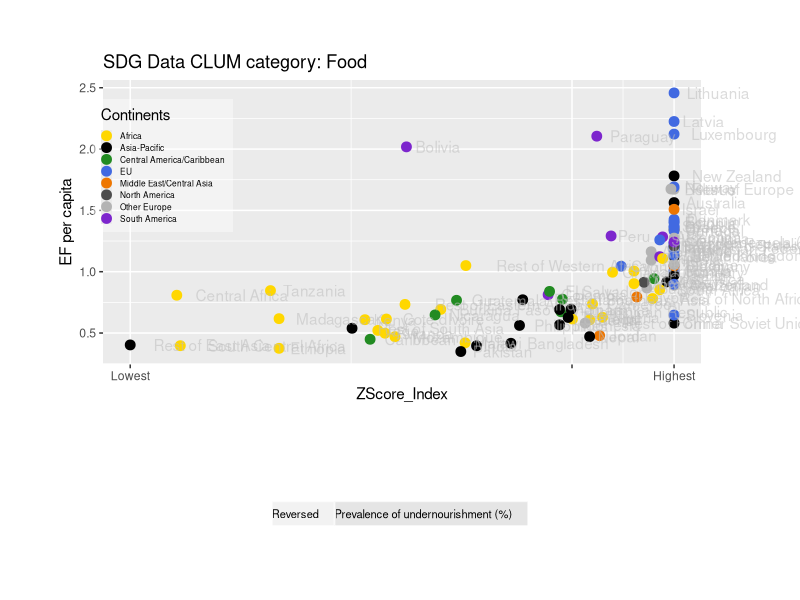
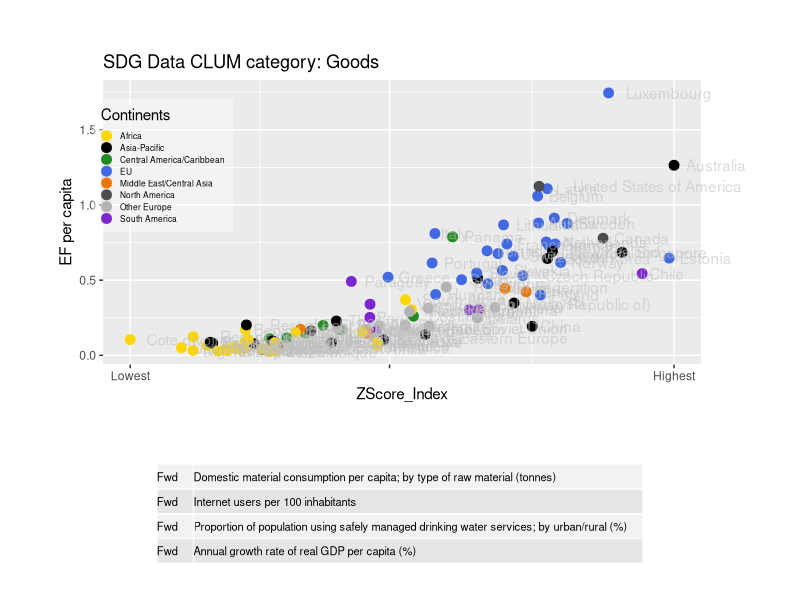
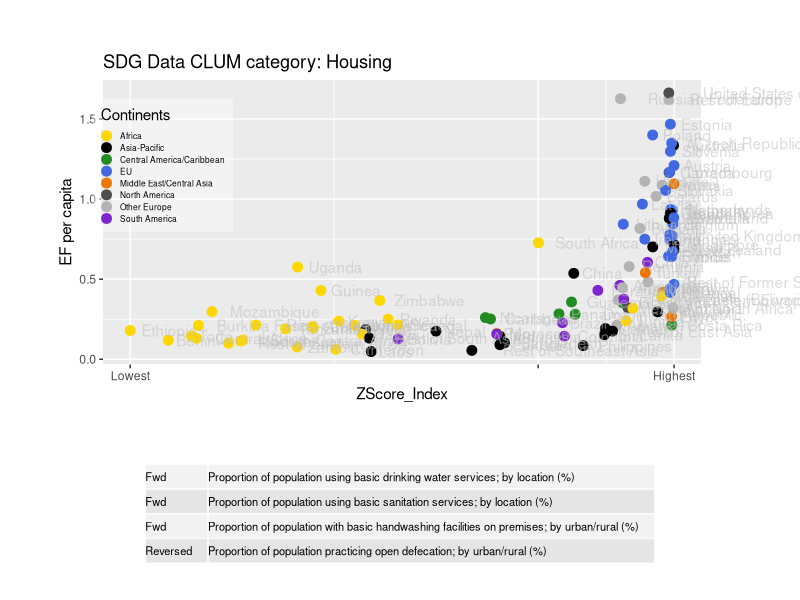

Source code (R) for these figures, in order: (Note: this script raises an error after producing the figures.)
## ---- chunk 1
knitr::opts_chunk$set(echo=FALSE, warning=FALSE, message=FALSE,fig.width=12, fig.height=8)

"Note that the `echo = FALSE` parameter was added to the code chunk to prevent printing of the R code that generated the plot."
library(ggplot2)
library(grid)
library(gridExtra)
library(knitr)
library(kableExtra)
## ---- chunk 2
knitr::include_graphics
## ---- chunk 3
#Set the minimum QScore to be included in the data
QScoreMin <- 4
#Pull the data from csv files
EFWBData <- read.csv("NFA_WB_2017_CLUM.csv")
EFSDGData <- read.csv("NFA_SDG_2017_CLUM.csv")
IndicatorsDownloaded <- read.csv("IndicatorsDLed.csv")
SDGIndicatorsDownloaded <- read.csv("SDGIndicatorsDownloaded.csv")
AllSDGiList <- read.csv("AllSDGiList.csv")

#subetted data to plot
EFWBData11 <- subset(EFWBData, (EFWBData$year == 2011 & EFWBData$QScore > QScoreMin))
EFSDGData11 <- subset(EFSDGData,(EFSDGData$year == 2011 & EFSDGData$QScore > QScoreMin))

EFWBData11.Food <- subset(EFWBData11, EFWBData11$clum7_name == "Food")
EFWBData11.Goods <- subset(EFWBData11, EFWBData11$clum7_name == "Goods")
EFWBData11.Government <- subset(EFWBData11, EFWBData11$clum7_name == "Government")
EFWBData11.Housing <- subset(EFWBData11, EFWBData11$clum7_name == "Housing")
EFWBData11.PersonalTransportation <- subset(EFWBData11, EFWBData11$clum7_name == "Personal Transportation")
EFWBData11.Services <- subset(EFWBData11, EFWBData11$clum7_name == "Services")

EFSDGData11.Food <- subset(EFSDGData11, EFSDGData11$clum7_name == "Food")
EFSDGData11.Goods <- subset(EFSDGData11, EFSDGData11$clum7_name == "Goods")
EFSDGData11.Government <- subset(EFSDGData11, EFSDGData11$clum7_name == "Government")
EFSDGData11.GrossFixedCapitalFormation <- subset(EFSDGData11, EFSDGData11$clum7_name == "Gross Fixed Capital Formation")
EFSDGData11.Housing <- subset(EFSDGData11, EFSDGData11$clum7_name == "Housing")
EFSDGData11.PersonalTransportation <- subset(EFSDGData11, EFSDGData11$clum7_name == "Personal Transportation")
EFSDGData11.Services <- subset(EFSDGData11, EFSDGData11$clum7_name == "Services")

plotfunc <- function(data, title, CLUMcat, IndDL, height1, height2){
  myColors <-   c("gold","black", "forestgreen", "royalblue", "darkorange2", "grey30", "grey70", "purple3")
  names(myColors) <- levels(data$Continents)
  colScale <- scale_colour_manual(name = "Continents",values = myColors)
  p <- ggplot(data, aes(ZScore_Index, total , colour = Continents)) +
    geom_point(size = 3) +
    geom_text(label = data$GTAP_name,hjust=-.2, alpha=0.55, colour="grey") +
    scale_x_continuous(breaks = c(min(data$ZScore_Index[!is.na(data$ZScore_Index)]),0,max(data$ZScore_Index[!is.na(data$ZScore_Index)])), labels = c("Lowest","", "Highest")) +
    colScale +
    labs(title = paste(title,"CLUM category:",data$clum7_name), y = "EF per capita") +
    theme(plot.margin = unit(c(1,2,1,1),"cm"), legend.position = c(.1,.7),
          legend.text = element_text(colour="black", size=6),
          legend.key.size = unit(.05,"cm"),
          legend.background = element_rect(fill=alpha ("white",0.4))) 
  gt <- ggplot_gtable(ggplot_build(p)) 
  gt$layout$clip[gt$layout$name == "panel"] <- "off" 
  
  
  tb <- tableGrob(cbind(as.character(IndDL[,5][IndDL$CLUM==CLUMcat]),
  stringr::str_wrap(as.character(IndDL[,3][IndDL$CLUM==CLUMcat]),400)),
                  theme = ttheme_default(base_size=8,
                                         core = list(fg_params=list(hjust=0, x=0))))
  
  # plotname <- paste("Plots/",deparse(substitute(data)),".pdf", sep ="")
  # pdf(plotname,width=12,height=9,onefile = FALSE)
  # dev.off
  grid.newpage()
  grid.arrange(gt, tb, nrow=2, heights = c(height1, height2), vp=viewport(width=0.95, height=0.95))
  #dev.off()
}
## ---- chunk 4
plotfunc(EFSDGData11.Food,"SDG Data", "Food", SDGIndicatorsDownloaded, 1.5, .5)
## ---- chunk 5
plotfunc(EFSDGData11.Goods,"SDG Data", "Goods",SDGIndicatorsDownloaded, 1.5, .5)
## ---- chunk 6
plotfunc(EFSDGData11.Housing,"SDG Data", "Housing", SDGIndicatorsDownloaded, 1.5, .5)
## ---- chunk 7
## PLOT HAS AN ERROR RIGHT NOW RE LINE LENGTH/WRAPPING  
##  plotfunc(EFSDGData11.Services,"SDG Data", "Serivces", SDGIndicatorsDownloaded, 1.5, .5)
# Working on a workaround....
## For PDF Version use
knitr::include_graphics("Plots/EFSDGData11.Services.pdf")
## For HTML Version use
#knitr::include_graphics("Plots/EFSDGData11.Services.png")


# <img src = "./Plots/EFSDGData11Services.pdf" >
# ![](Plots/EFSDGData11Services.pdf)


## ---- chunk 8

plotfunc(EFSDGData11.PersonalTransportation,"SDG Data", "Transport", SDGIndicatorsDownloaded, 1.5, .5)
## ---- chunk 9

plotfunc(EFWBData11.Government,"World Bank Data", "Government",IndicatorsDownloaded, 1, 1)

## ---- chunk 10

plotfunc(EFSDGData11.GrossFixedCapitalFormation,"SDG Data", "GFCF", SDGIndicatorsDownloaded, 1.5, .5)
## ---- chunk 11
## For PDF version USE: 
kable(AllSDGiList[AllSDGiList$timePeriodStart==2011,1:3], row.names = FALSE, longtable = TRUE, format = "latex", booktabs = T) %>%
## For HTML VERSION USE: 
#kable(AllSDGiList[AllSDGiList$timePeriodStart==2011,1:3], row.names = FALSE) %>%
  column_spec(3, width = "10cm") %>%
  kable_styling(latex_options = c("hold_position", "repeat_header"))
